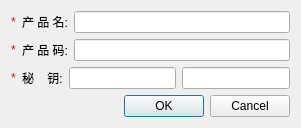
<?xml version="1.0" encoding="UTF-8"?>
<ui version="4.0">
 <class>Dialog</class>
 <widget class="QDialog" name="Dialog">
  <property name="geometry">
   <rect>
    <x>0</x>
    <y>0</y>
    <width>301</width>
    <height>126</height>
   </rect>
  </property>
  <property name="windowTitle">
   <string>新建产品</string>
  </property>
  <layout class="QVBoxLayout" name="verticalLayout_2">
   <item>
    <layout class="QVBoxLayout" name="verticalLayout">
     <item>
      <layout class="QHBoxLayout" name="horizontalLayout">
       <item>
        <widget class="QLabel" name="label_4">
         <property name="palette">
          <palette>
           <active>
            <colorrole role="WindowText">
             <brush brushstyle="SolidPattern">
              <color alpha="255">
               <red>255</red>
               <green>0</green>
               <blue>0</blue>
              </color>
             </brush>
            </colorrole>
           </active>
           <inactive>
            <colorrole role="WindowText">
             <brush brushstyle="SolidPattern">
              <color alpha="255">
               <red>255</red>
               <green>0</green>
               <blue>0</blue>
              </color>
             </brush>
            </colorrole>
           </inactive>
           <disabled>
            <colorrole role="WindowText">
             <brush brushstyle="SolidPattern">
              <color alpha="255">
               <red>120</red>
               <green>120</green>
               <blue>120</blue>
              </color>
             </brush>
            </colorrole>
           </disabled>
          </palette>
         </property>
         <property name="text">
          <string>*</string>
         </property>
        </widget>
       </item>
       <item>
        <widget class="QLabel" name="label">
         <property name="text">
          <string>产 品 名:</string>
         </property>
        </widget>
       </item>
       <item>
        <widget class="QLineEdit" name="lineEdit_softName"/>
       </item>
      </layout>
     </item>
     <item>
      <layout class="QHBoxLayout" name="horizontalLayout_3">
       <item>
        <widget class="QLabel" name="label_5">
         <property name="palette">
          <palette>
           <active>
            <colorrole role="WindowText">
             <brush brushstyle="SolidPattern">
              <color alpha="255">
               <red>255</red>
               <green>0</green>
               <blue>0</blue>
              </color>
             </brush>
            </colorrole>
           </active>
           <inactive>
            <colorrole role="WindowText">
             <brush brushstyle="SolidPattern">
              <color alpha="255">
               <red>255</red>
               <green>0</green>
               <blue>0</blue>
              </color>
             </brush>
            </colorrole>
           </inactive>
           <disabled>
            <colorrole role="WindowText">
             <brush brushstyle="SolidPattern">
              <color alpha="255">
               <red>120</red>
               <green>120</green>
               <blue>120</blue>
              </color>
             </brush>
            </colorrole>
           </disabled>
          </palette>
         </property>
         <property name="text">
          <string>*</string>
         </property>
        </widget>
       </item>
       <item>
        <widget class="QLabel" name="label_3">
         <property name="text">
          <string>产 品 码:</string>
         </property>
        </widget>
       </item>
       <item>
        <widget class="QLineEdit" name="lineEdit_softId"/>
       </item>
      </layout>
     </item>
     <item>
      <layout class="QHBoxLayout" name="horizontalLayout_2">
       <item>
        <widget class="QLabel" name="label_6">
         <property name="palette">
          <palette>
           <active>
            <colorrole role="WindowText">
             <brush brushstyle="SolidPattern">
              <color alpha="255">
               <red>255</red>
               <green>0</green>
               <blue>0</blue>
              </color>
             </brush>
            </colorrole>
           </active>
           <inactive>
            <colorrole role="WindowText">
             <brush brushstyle="SolidPattern">
              <color alpha="255">
               <red>255</red>
               <green>0</green>
               <blue>0</blue>
              </color>
             </brush>
            </colorrole>
           </inactive>
           <disabled>
            <colorrole role="WindowText">
             <brush brushstyle="SolidPattern">
              <color alpha="255">
               <red>120</red>
               <green>120</green>
               <blue>120</blue>
              </color>
             </brush>
            </colorrole>
           </disabled>
          </palette>
         </property>
         <property name="text">
          <string>*</string>
         </property>
        </widget>
       </item>
       <item>
        <widget class="QLabel" name="label_2">
         <property name="text">
          <string>秘    钥:</string>
         </property>
        </widget>
       </item>
       <item>
        <widget class="QLineEdit" name="lineEdit_Key1">
         <property name="maxLength">
          <number>8</number>
         </property>
        </widget>
       </item>
       <item>
        <widget class="QLineEdit" name="lineEdit_Key2">
         <property name="maxLength">
          <number>8</number>
         </property>
        </widget>
       </item>
      </layout>
     </item>
     <item>
      <widget class="QDialogButtonBox" name="buttonBox">
       <property name="orientation">
        <enum>Qt::Horizontal</enum>
       </property>
       <property name="standardButtons">
        <set>QDialogButtonBox::Cancel|QDialogButtonBox::Ok</set>
       </property>
      </widget>
     </item>
    </layout>
   </item>
  </layout>
 </widget>
 <resources/>
 <connections>
  <connection>
   <sender>buttonBox</sender>
   <signal>accepted()</signal>
   <receiver>Dialog</receiver>
   <slot>accept()</slot>
   <hints>
    <hint type="sourcelabel">
     <x>248</x>
     <y>254</y>
    </hint>
    <hint type="destinationlabel">
     <x>157</x>
     <y>274</y>
    </hint>
   </hints>
  </connection>
  <connection>
   <sender>buttonBox</sender>
   <signal>rejected()</signal>
   <receiver>Dialog</receiver>
   <slot>reject()</slot>
   <hints>
    <hint type="sourcelabel">
     <x>316</x>
     <y>260</y>
    </hint>
    <hint type="destinationlabel">
     <x>286</x>
     <y>274</y>
    </hint>
   </hints>
  </connection>
 </connections>
</ui>
